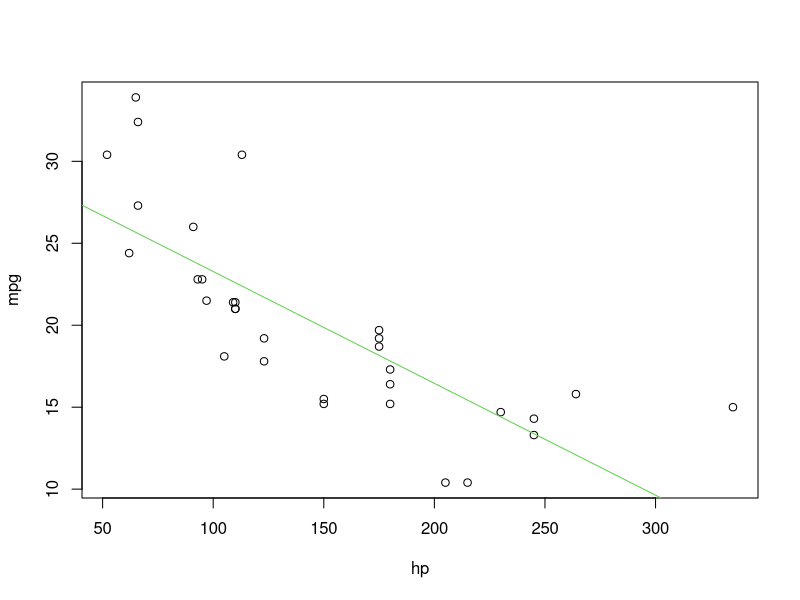

Write R code to recreate this figure.
## ---- chunk 1
knitr::opts_chunk$set(echo = FALSE)
## ---- chunk 2
data(mtcars)
plot(mtcars$hp, mtcars$mpg, data=mtcars, xlab="hp", ylab="mpg")
abline(lm(mpg~hp, data=mtcars), col=3)

